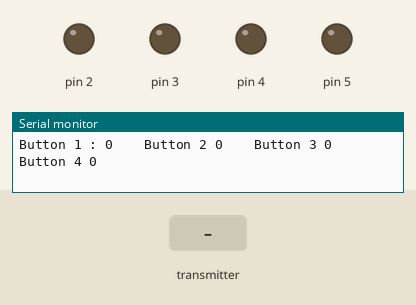
Bench run of a sketch on a simulated Arduino Uno, built with avr-gcc and run on an emulated ATmega328P. Parts: output pins drawn as LEDs (lit = HIGH), the last lines printed to the serial monitor. The test bench sets the inputs (shaded band). No radio packets arrive unless stated.

Above: at 1.2 s.
1.3 s: the transmitter starts sending b4 = 64
At 1.9 s:
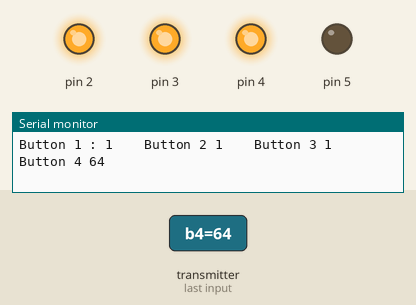
2.8 s: the transmitter starts sending b4 = 0
5.8 s: the transmitter starts sending b4 = 128
Timing chart, 0 to 8.8 s (numbered marks = the images above; inputs shaded):
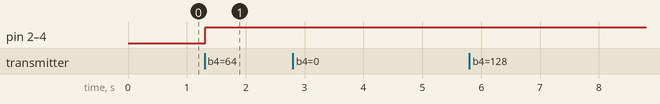

The sketch:

rx.ino
```cpp
/*
   https://www.youtube.com/sanjulanipun

   https://www.facebook.com/sanju.nipun

*/
#include <SPI.h>
#include <nRF24L01.h>
#include <RF24.h>

const uint64_t pipeIn = 0xE8E8F0F0E1LL;

RF24 radio(9, 10);


struct MyData {
  byte b1;
  byte b2;
  byte b3;
  byte b4;

};

MyData data;

void setup()
{
  Serial.begin(9600);

  pinMode(2, OUTPUT);
  pinMode(3, OUTPUT);
  pinMode(4, OUTPUT);
  pinMode(5, OUTPUT);

  radio.begin();
  radio.setAutoAck(false);
  radio.setDataRate(RF24_250KBPS);

  radio.openReadingPipe(1, pipeIn);
  radio.startListening();

}


void rxData()
{
  if ( radio.available() ) {
    radio.read(&data, sizeof(MyData));

    if (data.b1 = 1) {
      digitalWrite(2, HIGH);
    } else {
      digitalWrite(2, LOW);
    }
    if (data.b2 = 1) {
      digitalWrite(3, HIGH);
    } else {
      digitalWrite(3, LOW);
    }
    if (data.b3 = 1) {
      digitalWrite(4, HIGH);
    } else {
      digitalWrite(4, LOW);
    }

  }
}

void loop()
{
  rxData();

  Serial.print("Button 1 : ");
  Serial.print(data.b1);
  Serial.print("    ");

  Serial.print("Button 2 ");
  Serial.print(data.b2);
  Serial.print("    ");

  Serial.print("Button 3 ");
  Serial.print(data.b3);
  Serial.print("    ");

  Serial.print("Button 4 ");
  Serial.print(data.b4);
  Serial.print("\n");

}
```

Measured:
- after the input at 1.3 s, pin 2–4: LOW → HIGH at once
